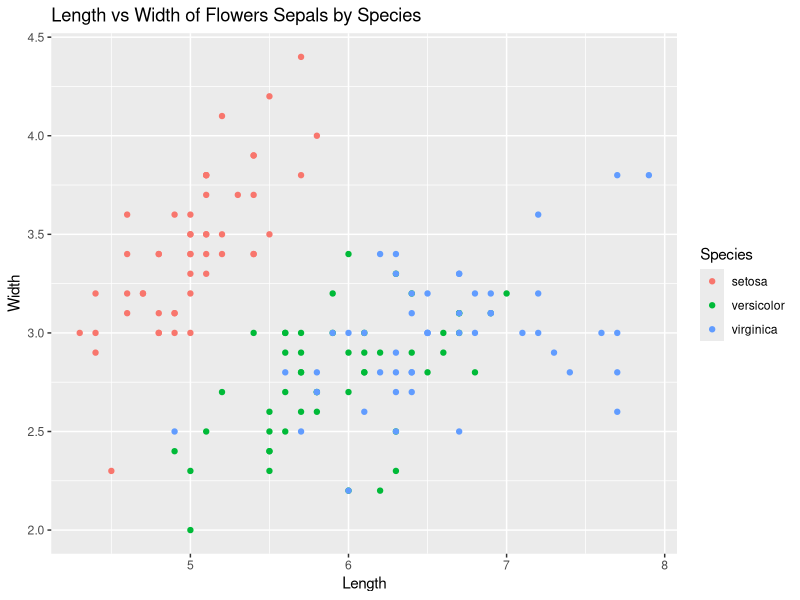
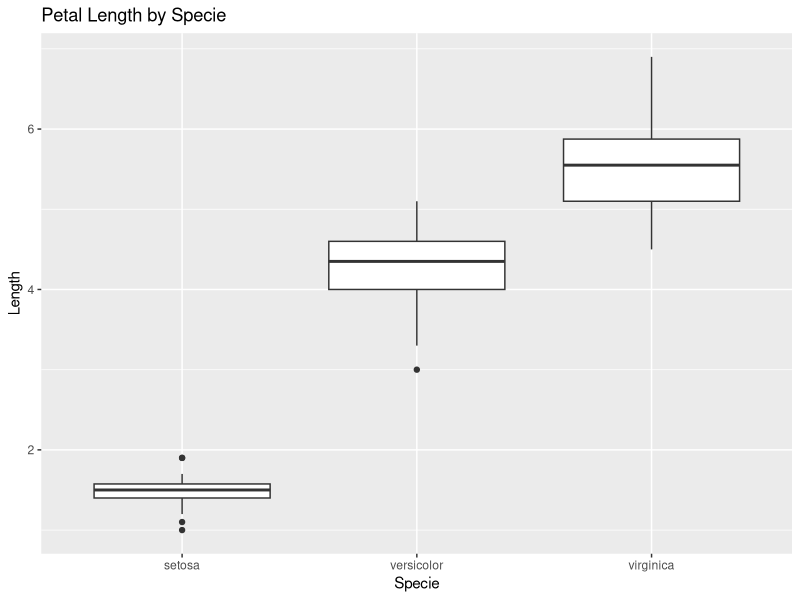
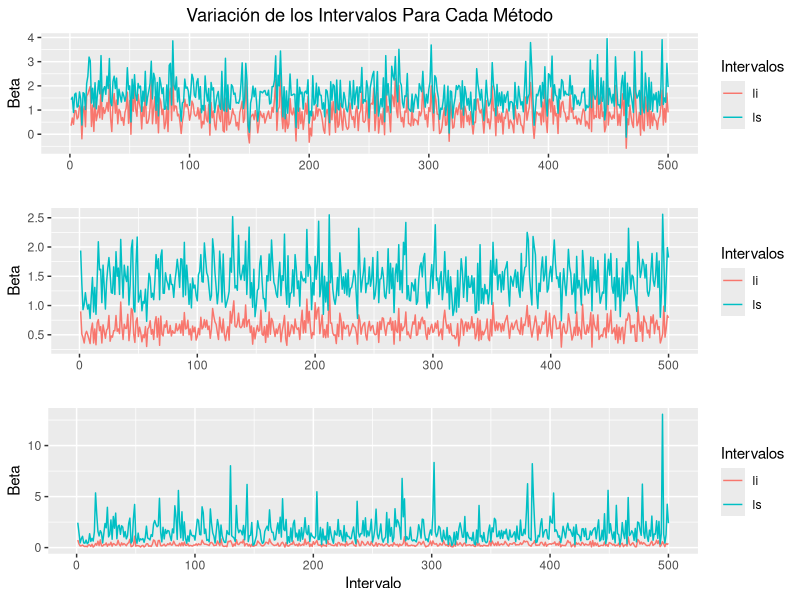
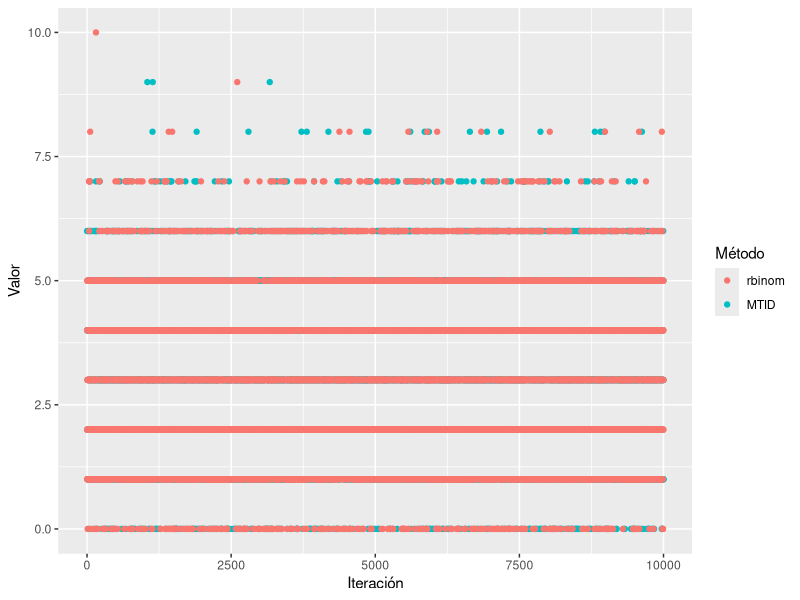
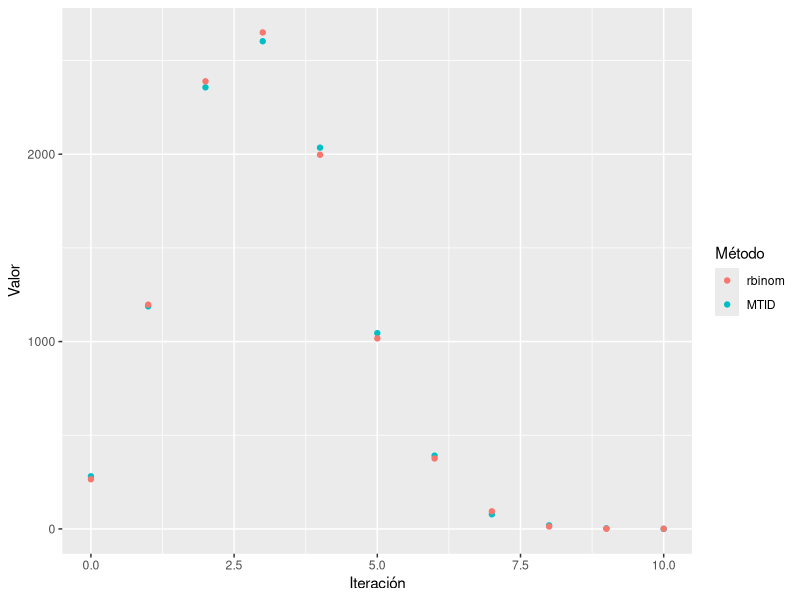

The R script that drew these images, in order:
## ---- chunk 1
knitr::opts_chunk$set(warning = FALSE)
library(datasets)
library(tidyverse)
library(ggplot2)
library(knitr)
library(kableExtra)
data(iris)
summary(iris)
## ---- chunk 2
head(iris)
## ---- chunk 3
summary(iris)
## ---- chunk 4
class(iris$Species)
typeof(class(iris$Species))
class(iris$Sepal.Length)
class(iris$Sepal.Width)
class(iris$Petal.Length)
class(iris$Petal.Width)
## ---- chunk 5
head(filter(iris, Species == "setosa"))
## ---- chunk 6
head(arrange(iris, desc(Petal.Length)))
## ---- chunk 7
head(mutate(iris, Sepal.Length.cm = iris$Sepal.Length* 10))
## ---- chunk 8

## ---- chunk 9
summary(filter(iris, Species == "setosa")$Petal.Width)
summary(filter(iris, Species == "versicolor")$Petal.Width)
summary(filter(iris, Species == "virginica")$Petal.Width)
## ---- chunk 10
ggplot(iris, aes(Sepal.Length, Sepal.Width, color = Species)) + geom_point() + ggtitle("Length vs Width of Flowers Sepals by Species") + xlab("Length") + ylab("Width")
## ---- chunk 11
ggplot(iris, aes(Species, Petal.Length)) + geom_boxplot() + ggtitle("Petal Length by Specie") + xlab("Specie") + ylab("Length")
## ---- chunk 12
proc_examen <- function()
{
  beta <- 1
	mediaBoot <- function(x)
	{ 
		muestra_boot <- sample(x, size = length(x), replace = TRUE) 
		mean(muestra_boot) # Replicacion bootstrap de theta_gorro
	}
	se <- function(x) sum((x - mean(x)) ^ 2) / length(x)
	skewness <- function(x)
	{
    	n <- length(x)
    	1 / n * sum((x - mean(x)) ^ 3) / sd(x) ^ 3 
	}
	skewness_boot <- function(x_boot)
	{
		x_boot <- sample(x, length(x), replace = TRUE)
		skewness(x_boot)
	}
	muestra <- rexp(20, 1/beta)
	thetas_boot <- rerun(2000, mediaBoot(muestra)) %>% flatten_dbl()
	theta_hat <-skewness(muestra)
	
	li_normal <- round(theta_hat - 1.96 * sd(thetas_boot), 2)
	ls_normal <- round(theta_hat + 1.96 * sd(thetas_boot), 2)

	ls_per <- round(quantile(thetas_boot, prob = 0.975), 2)
	li_per <- round(quantile(thetas_boot, prob = 0.025), 2)

	b_var <- rerun(2000, 
				se(sample(muestra, size = length(muestra), 
					replace = TRUE))) %>% flatten_dbl()
	ls_bc <- round(quantile(b_var, prob = 0.95), 2)
	li_bc <- round(quantile(b_var, prob = 0.05), 2)

	return(c(li_normal, ls_normal, li_per, ls_per, li_bc, ls_bc))
}
get_df_from_res <- function(arr)
{	
	df <- tribble(
  		~prueba, ~li_normal, ~ls_normal, ~li_per, ~ls_per, ~li_bc, ~ls_bc
	)
	cont <- 1
	for (i in 1:length(arr))
	{
	  switch(((i-1) %% 6)+1,
	  	li_normal <- arr[i],
	  	ls_normal <- arr[i],
	  	li_per <- arr[i],
	  	ls_per <- arr[i],
	  	{
	  		li_bc <- arr[i]
	  	},
	  	{
	  		ls_bc <- arr[i]
	  		df <- add_row(df, prueba = cont, 
	  					li_normal = li_normal,
	  					ls_normal = ls_normal,
	  					li_per = li_per,
	  					ls_per = ls_per,
	  					li_bc = li_bc,
	  					ls_bc = ls_bc
	  			)
	  		cont <- cont + 1
	  	}
	  	)

	}
	return(df)
}
set.seed(261285)
res_aux <- rerun(500, proc_examen()) %>% flatten_dbl()
df_res_aux <- get_df_from_res(res_aux)

norm_izq <- nrow(filter(df_res_aux, li_normal > 1))
norm_der <- nrow(filter(df_res_aux, ls_normal < 1))
per_izq <- nrow(filter(df_res_aux, li_per > 1))
per_der <- nrow(filter(df_res_aux, ls_per < 1))
bc_izq <- nrow(filter(df_res_aux, li_bc > 1))
bc_der <- nrow(filter(df_res_aux, ls_bc < 1))

norm_cob <- nrow(filter(df_res_aux, li_normal <= 1, 1 <= ls_normal))
per_cob <- nrow(filter(df_res_aux, li_per <= 1, 1 <= ls_per))
bc_cob <- nrow(filter(df_res_aux, li_bc <= 1, 1 <= ls_bc))


df <- tribble(
  		~Metodo, ~"% Fallo Izquierda", ~"% Fallo Derecha", ~"% Cobertura (Simulaciones)",
  		"Normal", toString(round(norm_izq/5, 2)), toString(round(norm_der/5, 2)), toString(round(norm_cob/5, 2)),
  		"Percentiles",toString(round(per_izq/5, 2)), toString(round(per_der/5, 2)), toString(round(per_cob/5, 2)),
  		"BC_a", toString(round(bc_izq/5, 2)), toString(round(bc_der/5, 2)), toString(round(bc_cob/5, 2))
	)

df %>%
  kable() %>%
  kable_styling()
## ---- chunk 13
# Multiple plot function
#
# ggplot objects can be passed in ..., or to plotlist (as a list of ggplot objects)
# - cols:   Number of columns in layout
# - layout: A matrix specifying the layout. If present, 'cols' is ignored.
#
# If the layout is something like matrix(c(1,2,3,3), nrow=2, byrow=TRUE),
# then plot 1 will go in the upper left, 2 will go in the upper right, and
# 3 will go all the way across the bottom.
#
multiplot <- function(..., plotlist=NULL, file, cols=1, layout=NULL) {
  library(grid)

  # Make a list from the ... arguments and plotlist
  plots <- c(list(...), plotlist)

  numPlots = length(plots)

  # If layout is NULL, then use 'cols' to determine layout
  if (is.null(layout)) {
    # Make the panel
    # ncol: Number of columns of plots
    # nrow: Number of rows needed, calculated from # of cols
    layout <- matrix(seq(1, cols * ceiling(numPlots/cols)),
                    ncol = cols, nrow = ceiling(numPlots/cols))
  }

 if (numPlots==1) {
    print(plots[[1]])

  } else {
    # Set up the page
    grid.newpage()
    pushViewport(viewport(layout = grid.layout(nrow(layout), ncol(layout))))

    # Make each plot, in the correct location
    for (i in 1:numPlots) {
      # Get the i,j matrix positions of the regions that contain this subplot
      matchidx <- as.data.frame(which(layout == i, arr.ind = TRUE))

      print(plots[[i]], vp = viewport(layout.pos.row = matchidx$row,
                                      layout.pos.col = matchidx$col))
    }
  }
}
## ---- chunk 14
p_norm <- ggplot() + 
	geom_line(data = df_res_aux, aes(x = prueba, y = li_normal, color = "blue")) +
	geom_line(data = df_res_aux, aes(x = prueba, y = ls_normal, color = "red")) + 
	xlab("") + ylab("Beta") + scale_color_discrete(name = "Intervalos", labels = c("li", "ls")) + 
	ggtitle("Variación de los Intervalos Para Cada Método") + theme(plot.title = element_text(hjust = 0.5))
p_per <- ggplot() + 
	geom_line(data = df_res_aux, aes(x = prueba, y = li_per, color = "blue")) +
	geom_line(data = df_res_aux, aes(x = prueba, y = ls_per, color = "red")) + 
	xlab("") + ylab("Beta") + scale_color_discrete(name = "Intervalos", labels = c("li", "ls"))

p_bc <- ggplot() + 
	geom_line(data = df_res_aux, aes(x = prueba, y = li_bc, color = "blue")) +
	geom_line(data = df_res_aux, aes(x = prueba, y = ls_bc, color = "red")) + 
	xlab("Intervalo") + ylab("Beta") + scale_color_discrete(name = "Intervalos", labels = c("li", "ls"))
multiplot(p_norm, p_per, p_bc, cols = 1)

## ---- chunk 15

## ---- chunk 16

## ---- chunk 17
rBinomialI <- function(n, p)
  {
  U <- runif(1)
  i <- 0
  p_i <- (1 - p) ^ n
  Fu <- p_i
  while(U >= Fu){
    i <- i + 1
    p_i <- (p_i / (1 - p) ) * (n - i + 1) * p / i 
    Fu <- Fu + p_i
  }
  i
}
rBinomialI(10, 0.3)
## ---- chunk 18
set.seed(221285)
binomial_aux <- rerun(10000, rBinomialI(10, 0.3)) %>% flatten_dbl()
binomial_aux[1:5]
## ---- chunk 19
set.seed(221285)
binomial_aux <- rerun(10000, rBinomialI(10, 0.3)) %>% flatten_dbl()
df_binomial_aux <- as.data.frame(0:10)

df_binomial_aux <- add_column(df_binomial_aux, 0)
df_res <- as_data_frame(table(binomial_aux))
for (i in 1:length(df_res$n))
{
	df_binomial_aux[i,2] <- df_res$n[i]
}
rbinom_v <- rbinom(10000, 10, 0.3)
df_binomial_aux <- mutate(df_binomial_aux, rbin = table(rbinom_v))
names(df_binomial_aux) <- c("i", "MTID", "rbin")
df_tot_bin <- as.data.frame(binomial_aux) 
df_tot_bin <- mutate(df_tot_bin, rbin = rbinom_v, i = 1:10000)
ggplot() + 
	geom_point(data = df_tot_bin, 
		aes(x = i, y = binomial_aux, color = "red")) + 
	geom_point(data = df_tot_bin, 
		aes(x = i, y = rbin, color = "blue")) +
	xlab("Iteración") + ylab("Valor") + 
	scale_color_discrete(name = "Método", labels = c("rbinom", "MTID"))

ggplot() + 
	geom_point(data = df_binomial_aux, 
		aes(x = i, y = MTID, color = "red")) + 
	geom_point(data = df_binomial_aux, 
		aes(x = i, y = rbin, color = "blue")) +
	xlab("Iteración") + ylab("Valor") + 
	scale_color_discrete(name = "Método", labels = c("rbinom", "MTID"))
